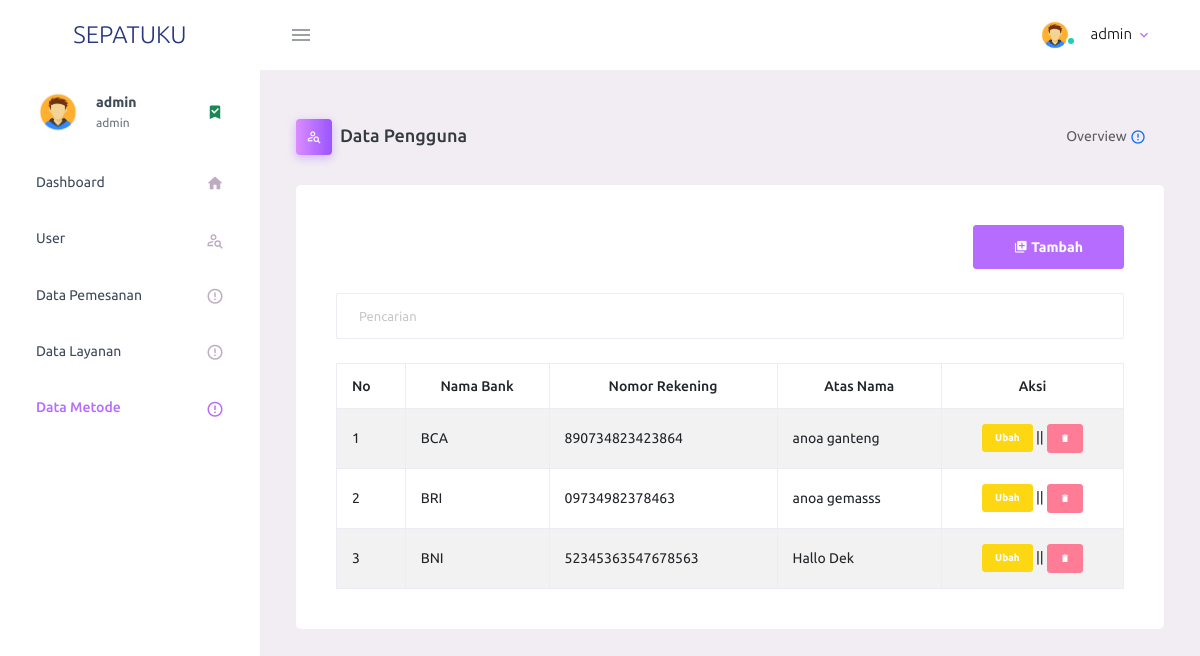
Page /penting/metode.php (signed in) on the committed database.
### tables this page shows
CREATE TABLE `metode` (
  `id_metode` int(11) NOT NULL,
  `nama_metode` text NOT NULL,
  `no_metode` text NOT NULL,
  `atasnama` text NOT NULL
);

### penting/metode.php (the view, shortened to what this page needs)
<?php
include "functions.php";
$q = isset($_GET['q']) ? $_GET['q'] : "";
?>
<!DOCTYPE html>
<html lang="en">
<head>
    <link rel="stylesheet" href="admin/assets/vendors/mdi/css/materialdesignicons.min.css">
    <link rel="stylesheet" href="admin/assets/vendors/css/vendor.bundle.base.css">
    <link rel="stylesheet" href="admin/assets/css/style.css">
</head>
<body>
    <?php require "partials/navbar.php"; ?>
    <div class="container-fluid page-body-wrapper">
        <?php require "partials/sidebar.php"; ?>
        <div class="main-panel">
            <div class="content-wrapper">
                <div class="page-header">
                    <h3 class="page-title">
                        <span class="page-title-icon bg-gradient-primary text-white me-2">
                            <i class="mdi mdi-account-search-outline"></i>
                        </span>Data Pengguna
                    </h3>
                    <nav aria-label="breadcrumb">
                        <ul class="breadcrumb">
                            <li class="breadcrumb-item active" aria-current="page">
                                <span></span>Overview <i class="mdi mdi-alert-circle-outline icon-sm text-primary align-middle"></i>
                            </li>
                        </ul>
                    </nav>
                </div>
                <div class="row">
                    <div class="panel panel-default">
                        <div class="col-lg-12 grid-margin stretch-card">
                            <div class="card">
                                <div class="card-body">
                                    <div class="panel-heading">
                                        <form class="form-inline">
                                            <div class="form-group" style="float:right;">
                                                <a class="btn btn-primary" href="metode_tambah.php"><span class="mdi mdi-library-plus"></span> Tambah</a>
                                            </div>
                                            <div class="form-group">
                                                <input class="form-control" type="text" placeholder="Pencarian" name="q" value="<?= $q ?>" />
                                            </div>
                                        </form>
                                    </div>
                                    <div class="table-responsive">
                                        <table class="table table-bordered table-hover table-striped">
                                            <thead>
                                                <tr class="nw">
                                                    <th>No</th>
                                                    <th class="text-center">Nama Bank</th>
                                                    <th class="text-center">Nomor Rekening</th>
                                                    <th class="text-center">Atas Nama</th>
                                                    <th class="text-center">Aksi</th>
                                                </tr>
                                            </thead>
                                            <tbody>
                                                <?php
                                                $query = "SELECT * FROM metode WHERE
                                                    id_metode LIKE '%$q%' OR
                                                    nama_metode LIKE '%$q%' OR
                                                    no_metode LIKE '%$q%' OR
                                                    atasnama LIKE '%$q%'
                                                    ORDER BY id_metode";
                                                $result = $db->query($query);
                                                if ($result && $result->num_rows > 0) {
                                                    $nomor = 1;
                                                    while ($row = $result->fetch_object()) {
                                                        echo "<tr>";
                                                        echo "<td>{$nomor}</td>";
                                                        echo "<td>{$row->nama_metode}</td>";
                                                        echo "<td>{$row->no_metode}</td>";
                                                        echo "<td>{$row->atasnama}</td>";
                                                        echo "<td  class='text-center'>
                                                                <a class='btn btn-xs btn-warning' href='ubahm.php?id_metode={$row->id_metode}'>Ubah</a> ||
                                                                <a class='btn btn-xs btn-danger' href='aksi.php?act=metode_hapus&ID={$row->id_metode}' onclick='return confirm(\"yakin ingin hapus metode?\")'><span class='mdi mdi-delete'></span></a>
                                                            </td>";
                                                        echo "</tr>";
                                                        $nomor++;
                                                    }
                                                } else {
                                                    echo "<tr><td colspan='5'>Tidak ada data yang ditemukan.</td></tr>";
                                                }
                                                ?>
                                            </tbody>
                                        </table>
                                    </div>
                                </div>
                            </div>
                        </div>
                    </div>
                </div>
            </div>
        </div>
    </div>
</body>
</html>

### rows in the picture
metode: nama_metode "BCA", no_metode "890734823423864", atasnama "anoa ganteng"
metode: nama_metode "BRI", no_metode "09734982378463", atasnama "anoa gemasss"
metode: nama_metode "BNI", no_metode "52345363547678563", atasnama "Hallo Dek"

### other values in the picture
$_SESSION['login'] "admin"
$_SESSION['level'] "admin"
